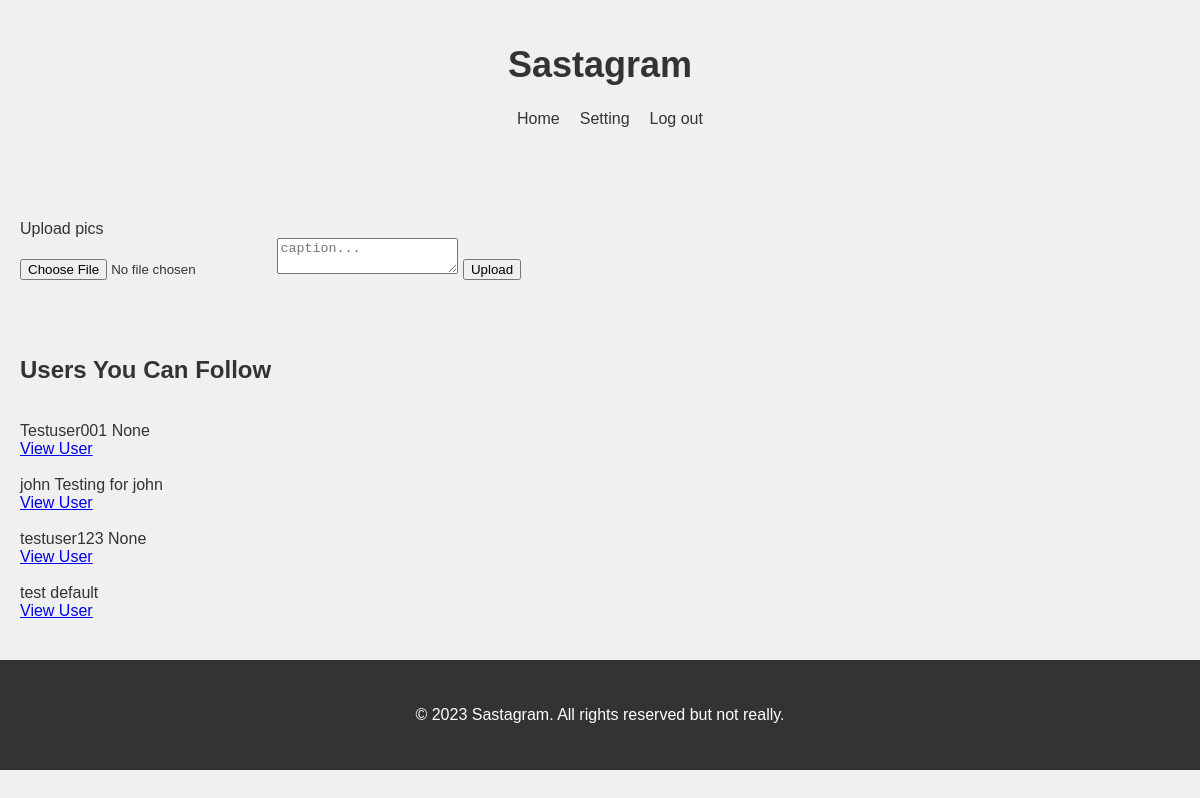
Page / (signed in) on the committed database.
### core/models.py (models this page shows, shortened)
class Profile(models.Model):
    user = models.OneToOneField(User, on_delete=models.CASCADE)
    profile_img = models.ImageField(upload_to='profile_images',default='blank.png')
    birthday = models.DateTimeField(blank=True, null=True)
    bio = models.TextField(blank = True, null = True)
    location = models.CharField(max_length=50, blank = True)

### core/views.py (the view)
# urls.py: path('',views.index, name='index'),
@login_required(login_url='signin')
def index(request):
    user_object = User.objects.get(username=request.user.username)
    user_profile = Profile.objects.get(user=user_object)
    user_following_list = []
    feed = []
    feed_lists = Post.objects.filter(user=user_object)
    feed.append(feed_lists)
    user_following = FollowersCount.objects.filter(follower = request.user.username)
    for users in user_following:
        user_following_list.append(users.user)
    for username in user_following_list:
        user_instance = User.objects.get(username=username)
        feed_lists = Post.objects.filter(user=user_instance)
        feed.append(feed_lists)
    feed_list = list(chain(*feed))
    all_users = User.objects.all()
    user_following_all = []
    for user in user_following:
        user_list = User.objects.get(username=user.user)
        user_following_all.append(user_list)
    new_suggestions_list = [x for x in list(all_users) if (x not in list(user_following_all))]
    current_user = User.objects.filter(username=request.user.username)
    final_suggestions_list = [x for x in list(new_suggestions_list) if ( x not in list(current_user))]
    random.shuffle(final_suggestions_list)
    username_profile = []
    username_profile_list = []
    for users in final_suggestions_list:
        username_profile.append(users.id)
    for user_id in username_profile:
        profile_lists = Profile.objects.filter(user_id=user_id)
        username_profile_list.append(profile_lists)
    suggestions_username_profile_list = list(chain(*username_profile_list))
    return render(request, 'index.html', {'user_profile': user_profile, 'posts':feed_list, 'suggestions_username_profile_list': suggestions_username_profile_list[:4]})

### templates/index.html (shortened to what this page needs)
{% load static %}
<!DOCTYPE html>
<html>
<head>
    <link rel="stylesheet" type="text/css" href="{% static 'css/index.css' %}">
</head>
<body>
    <header>
        <div class="container">
            <h1>Sastagram</h1>
            <nav>
                <ul>
                    <li><a href="/">Home</a></li>
                    <li><a href="settings">Setting</a></li>
                    <li><a href="logout">Log out</a></li>
                </ul>
            </nav>
        </div>
    </header>
    <main>
        <div class="container">
            <form action="upload" method="post" enctype="multipart/form-data">
                <p class="my-3 leading-6"> Upload pics
                    <br>
                <input type="file" name="image_upload">
                <textarea class="button soft-warning small" name="caption" placeholder="caption..." ></textarea>
                <button type="submit">Upload</button>
            </form>
        </div>
        <aside class="user-suggestions">
            <div class="container">
                <div class="bg-white shadow-md rounded-md overflow-hidden">
                    <div class="bg-gray-50 border-b border-gray-100 flex items-baseline justify-between py-4 px-6">
                        <h2 class="font-semibold text-lg">Users You Can Follow</h2>
                    </div>
                    <div class="divide-gray-300 divide-gray-50 divide-opacity-50 divide-y px-4">
                        {% for suggestion in suggestions_username_profile_list %}
                        <div class="flex items-center justify-between py-3">
                            <div class="flex flex-1 items-center space-x-4">
                                <div class="flex flex-col">
                                    <span class="block capitalize font-semibold">{{ suggestion.user }}</span>
                                    <span class="block capitalize text-sm">{{ suggestion.bio }}</span>
                                </div>
                            </div>
                            <a href="/profile/{{ suggestion.user }}" class="border border-gray-200 font-semibold px-4 py-1 rounded-full hover:bg-pink-600 hover:text-white hover:border-pink-600">View User</a>
                        </div>
                        {% endfor %}
                    </div>
                </div>
            </div>
        </aside>
    </main>
    <footer>
        <div class="container">
            <p>&copy; 2023 Sastagram. All rights reserved but not really.</p>
        </div>
    </footer>
</body>
</html>

### static/css/index.css (style rules this page uses)
body { margin: 0; padding: 0; font-family: Arial, sans-serif; background-color: #f0f0f0; color: #333; }
.container { max-width: 1200px; margin: 0 auto; padding: 20px; }
header { text-align: center; margin-bottom: 20px; }
header h1 { font-size: 36px; color: #333; }
nav ul { list-style: none; display: flex; justify-content: center; }
nav li { margin-right: 20px; }
nav a { text-decoration: none; color: #333; }
footer { text-align: center; margin-top: 20px; padding: 10px; background-color: #333; color: #fff; }

### rows in the picture
Profile: user "Testuser001", bio "None"
Profile: user "john", bio "Testing for john"
Profile: user "testuser123", bio "None"
Profile: user "test", bio "default"
